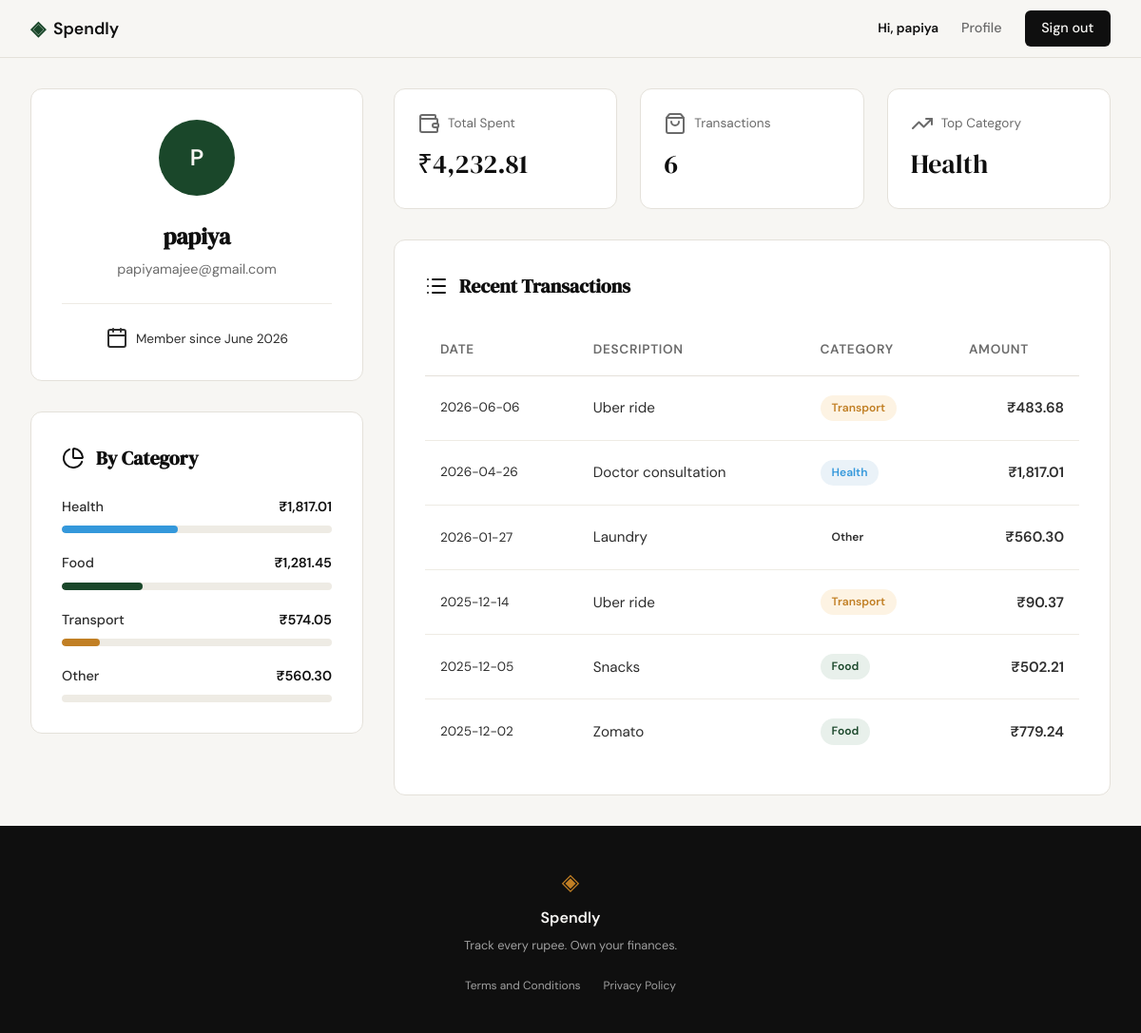
The app's page /profile (signed in) with its own data.
### tables this page shows
CREATE TABLE users (
            id INTEGER PRIMARY KEY AUTOINCREMENT,
            name TEXT NOT NULL,
            email TEXT UNIQUE NOT NULL,
            password_hash TEXT NOT NULL,
            created_at TEXT DEFAULT CURRENT_TIMESTAMP
        );

CREATE TABLE expenses (
            id INTEGER PRIMARY KEY AUTOINCREMENT,
            user_id INTEGER NOT NULL,
            amount REAL NOT NULL,
            category TEXT NOT NULL,
            date TEXT NOT NULL,
            description TEXT,
            created_at TEXT DEFAULT CURRENT_TIMESTAMP,
            FOREIGN KEY (user_id) REFERENCES users(id)
        );

### app.py (the view)
@app.route("/profile")
def profile():
    if not session.get("user_id"):
        flash("Please log in to view your profile.", "error")
        return redirect(url_for("login"))
    from datetime import datetime
    user_id = session["user_id"]
    user_record = get_user_by_id(user_id)
    user_data = {
        "name": user_record["name"],
        "email": user_record["email"],
        "initials": "U"
    }
    try:
        dt = datetime.strptime(user_record["created_at"], "%Y-%m-%d %H:%M:%S")
        user_data["member_since"] = dt.strftime("%B %Y")
    except (ValueError, TypeError):
        user_data["member_since"] = "Unknown"
    names = user_data["name"].split()
    if len(names) >= 2:
        user_data["initials"] = (names[0][0] + names[-1][0]).upper()
    elif names:
        user_data["initials"] = names[0][0].upper()
    raw_stats = get_user_stats(user_id)
    stats = {
        "total_spent": f"₹{raw_stats['total_spent']:,.2f}",
        "count": raw_stats['count'],
        "top_category": raw_stats['top_category'] or "None"
    }
    raw_expenses = get_user_expenses(user_id)
    transactions = []
    for exp in raw_expenses:
        transactions.append({
            "date": exp["date"],
            "desc": exp["description"],
            "category": exp["category"],
            "amount": f"₹{exp['amount']:,.2f}"
        })
    categories = get_category_breakdown(user_id)
    for cat in categories:
        cat["amount"] = f"₹{cat['amount']:,.2f}"
    return render_template("profile.html",
                           user=user_data,
                           stats=stats,
                           transactions=transactions,
                           categories=categories)

### database/db.py (called while the page is built)
def get_db():
    conn = sqlite3.connect(DB_NAME)
    conn.row_factory = sqlite3.Row
    conn.execute("PRAGMA foreign_keys = ON;")
    return conn

def get_user_by_id(user_id):
    conn = get_db()
    cursor = conn.cursor()
    try:
        cursor.execute('SELECT * FROM users WHERE id = ?', (user_id,))
        return cursor.fetchone()
    finally:
        conn.close()

def get_user_expenses(user_id):
    conn = get_db()
    cursor = conn.cursor()
    try:
        cursor.execute('''
            SELECT * FROM expenses
            WHERE user_id = ?
            ORDER BY date DESC
        ''', (user_id,))
        return cursor.fetchall()
    finally:
        conn.close()

def get_user_stats(user_id):
    conn = get_db()
    cursor = conn.cursor()
    try:
        cursor.execute('''
            SELECT
                COALESCE(SUM(amount), 0) as total_spent,
                COUNT(id) as count,
                (SELECT category FROM expenses WHERE user_id = ? GROUP BY category ORDER BY SUM(amount) DESC LIMIT 1) as top_category
            FROM expenses
            WHERE user_id = ?
        ''', (user_id, user_id))
        return cursor.fetchone()
    finally:
        conn.close()

### templates/profile.html (shortened to what this page needs)
{% extends "base.html" %}
{% block head %}
    <link rel="stylesheet" href="{{ url_for('static', filename='css/profile.css') }}">
{% endblock %}
{% block content %}
<div class="profile-container">
    <aside class="profile-sidebar">
        <div class="profile-card">
            <div class="profile-avatar">
                {{ user.initials }}
            </div>
            <h1 class="profile-name">{{ user.name }}</h1>
            <p class="profile-email">{{ user.email }}</p>
            <div class="profile-meta">
                <div class="meta-item">
                    <i data-lucide="calendar"></i>
                    <span>Member since {{ user.member_since }}</span>
                </div>
            </div>
        </div>
        <div class="category-card">
            <h2 class="section-title">
                <i data-lucide="pie-chart"></i>
                By Category
            </h2>
            <div class="category-list">
                {% for cat in categories %}
                <div class="category-item">
                    <div class="category-info">
                        <span class="category-name">{{ cat.name }}</span>
                        <span class="category-value">{{ cat.amount }}</span>
                    </div>
                    <div class="progress-bar">
                        <div class="progress-fill fill-{{ cat.class }}" style="width: {{ cat.percent }}%"></div>
                    </div>
                </div>
                {% endfor %}
            </div>
        </div>
    </aside>
    <div class="profile-main">
        <div class="stats-row">
            <div class="stat-card">
                <div class="stat-label">
                    <i data-lucide="wallet"></i>
                    Total Spent
                </div>
                <div class="stat-value">{{ stats.total_spent }}</div>
            </div>
            <div class="stat-card">
                <div class="stat-label">
                    <i data-lucide="shopping-bag"></i>
                    Transactions
                </div>
                <div class="stat-value">{{ stats.count }}</div>
            </div>
            <div class="stat-card">
                <div class="stat-label">
                    <i data-lucide="trending-up"></i>
                    Top Category
                </div>
                <div class="stat-value">{{ stats.top_category }}</div>
            </div>
        </div>
        <div class="history-card">
            <h2 class="section-title">
                <i data-lucide="list"></i>
                Recent Transactions
            </h2>
            <div class="history-table-container">
                <table class="history-table">
                    <thead>
                        <tr>
                            <th>Date</th>
                            <th>Description</th>
                            <th>Category</th>
                            <th class="td-amount">Amount</th>
                        </tr>
                    </thead>
                    <tbody>
                        {% for tx in transactions %}
                        <tr>
                            <td class="td-date">{{ tx.date }}</td>
                            <td>{{ tx.desc }}</td>
                            <td>
                                <span class="badge badge-{{ tx.category|lower }}">{{ tx.category }}</span>
                            </td>
                            <td class="td-amount">{{ tx.amount }}</td>
                        </tr>
                        {% endfor %}
                    </tbody>
                </table>
            </div>
        </div>
    </div>
</div>
{% endblock %}

### templates/base.html (shortened to what this page needs)
<!DOCTYPE html>
<html lang="en">
<head>
    <link rel="stylesheet" href="{{ url_for('static', filename='css/style.css') }}">
    {% block head %}{% endblock %}
</head>
<body>
    <nav class="navbar">
        <div class="nav-inner">
            <a href="{{ url_for('landing') }}" class="nav-brand">
                <span class="brand-icon">◈</span>
                <span class="brand-name">Spendly</span>
            </a>
            <div class="nav-links">
                {% if session.get('user_id') %}
                    <span class="nav-user">Hi, {{ session.get('user_name') }}</span>
                    <a href="{{ url_for('profile') }}">Profile</a>
                    <a href="{{ url_for('logout') }}" class="nav-cta">Sign out</a>
                {% else %}
                    <a href="{{ url_for('login') }}">Sign in</a>
                    <a href="{{ url_for('register') }}" class="nav-cta">Get started</a>
                {% endif %}
            </div>
        </div>
    </nav>
    <main class="main-content">
        {% block content %}{% endblock %}
    </main>
    <footer class="footer">
        <div class="footer-inner">
            <span class="brand-icon">◈</span>
            <span class="footer-name">Spendly</span>
            <p class="footer-copy">Track every rupee. Own your finances.</p>
            <div class="footer-links">
                <a href="{{ url_for('terms') }}" class="footer-link">Terms and Conditions</a>
                <a href="{{ url_for('privacy') }}" class="footer-link">Privacy Policy</a>
            </div>
        </div>
    </footer>
</body>
</html>

### static/css/style.css (style rules this page uses)
:root { --ink: #0f0f0f; --ink-soft: #2d2d2d; --ink-muted: #6b6b6b; --ink-faint: #a0a0a0; --paper: #f7f6f3; --paper-warm: #f0ede6; --paper-card: #ffffff; --accent: #1a472a; --accent-light: #e8f0eb; --accent-2: #c17f24; --accent-2-light: #fdf3e3; --danger: #c0392b; --danger-light: #fdecea; --border: #e4e1da; --border-soft: #eeebe4; --font-display: 'DM Serif Display', Georgia, serif; --font-body: 'DM Sans', system-ui, sans-serif; --max-width: 1200px; --auth-width: 440px; --radius-sm: 6px; --radius-md: 12px; --radius-lg: 20px; }
*, *::before, *::after { box-sizing: border-box; margin: 0; padding: 0; }
html { font-size: 16px; scroll-behavior: smooth; }
body { background: var(--paper); color: var(--ink); font-family: var(--font-body); font-size: 1rem; line-height: 1.6; -webkit-font-smoothing: antialiased; }
a { color: inherit; text-decoration: none; }
.navbar { position: sticky; top: 0; z-index: 100; background: var(--paper); border-bottom: 1px solid var(--border); padding: 0 2rem; }
.nav-inner { max-width: var(--max-width); margin: 0 auto; height: 60px; display: flex; align-items: center; justify-content: space-between; }
.nav-brand { display: flex; align-items: center; gap: 0.5rem; font-family: var(--font-body); font-weight: 600; font-size: 1.1rem; color: var(--ink); }
.brand-icon { color: var(--accent); font-size: 1.3rem; }
.brand-name { color: var(--ink); }
.nav-links { display: flex; align-items: center; gap: 1.5rem; font-size: 0.9rem; font-weight: 500; }
.nav-links a { color: var(--ink-muted); transition: color 0.2s; }
.nav-user { color: var(--ink); font-weight: 600; font-size: 0.85rem; }
.nav-cta { background: var(--ink) !important; color: var(--paper) !important; padding: 0.45rem 1.1rem; border-radius: var(--radius-sm); transition: background 0.2s !important; }
.main-content { min-height: calc(100vh - 60px - 100px); }
.footer { background: var(--ink); color: var(--paper); padding: 2.5rem 2rem; text-align: center; }
.footer-inner { display: flex; flex-direction: column; align-items: center; gap: 0.4rem; }
.footer .brand-icon { color: var(--accent-2); font-size: 1.5rem; }
.footer-name { font-weight: 600; font-size: 1rem; }
.footer-copy { font-size: 0.8rem; color: var(--ink-faint); }
.footer-links { margin-top: 1rem; display: flex; gap: 1.5rem; }
.footer-link { font-size: 0.75rem; color: var(--ink-faint); transition: color 0.2s; }

### records on screen
users: get "papiya", name "papiya", email "papiyamajee@gmail.com"
expenses: top_category "Health", date "2026-04-26", desc "Doctor consultation", category "Health", amount "₹1,817.01"
expenses: date "2026-06-06", desc "Uber ride", category "Transport", amount "₹483.68"
expenses: date "2026-01-27", desc "Laundry", category "Other", amount "₹560.30"
expenses: date "2025-12-14", desc "Uber ride", category "Transport", amount "₹90.37"
expenses: date "2025-12-05", desc "Snacks", category "Food", amount "₹502.21"
expenses: date "2025-12-02", desc "Zomato", category "Food", amount "₹779.24"

### other values on screen
{{ user.initials }} "P"
{{ user.member_since }} "June 2026"
{{ cat.name }} "Health" "Food" "Transport" "Other"
{{ cat.amount }} "₹1,817.01" "₹1,281.45" "₹574.05" "₹560.30"
{{ stats.total_spent }} "₹4,232.81"
{{ stats.count }} "6"
